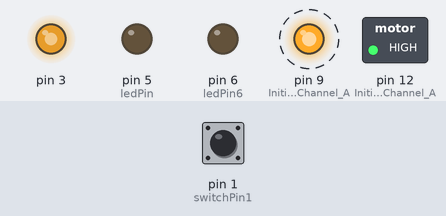
Bench run of a sketch on a simulated Arduino Uno, built with avr-gcc and run on an emulated ATmega328P. Parts: switched loads named in the sketch (green lamp = pin HIGH), output pins drawn as LEDs (lit = HIGH). Dashed ring = blinking. The test bench sets the inputs (shaded band); at power-on: pin 1 (switchPin1) HIGH.

Above: at 2.8 s.
2.9 s: pin 1 (switchPin1) pulled LOW for 3.2 s
At 3.7 s:
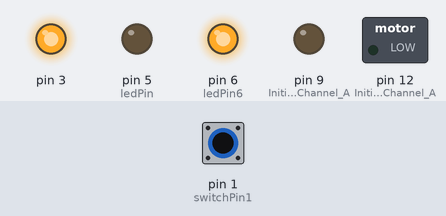
10.2 s: pin 1 (switchPin1) pulled LOW for 1.25 s
At 14.7 s:
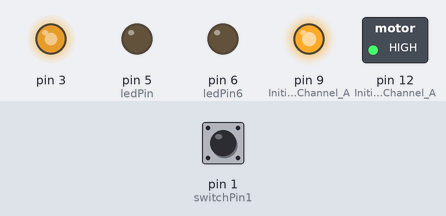
Timing chart, 0 to 19.7 s (numbered marks = the images above; inputs shaded):
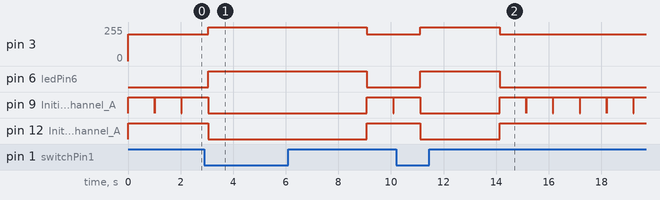

The sketch:

StepperRotatingBase.ino
```cpp
#include <SoftwareSerial.h>

/*
* Switch and LED test program
*/

int ledPin = 5; // LED is connected to pin 12
int switchPin = 0; // switch is connected to pin 2
int val; // variable for reading the pin status
int ledPin6 = 6; // LED is connected to pin 12
int switchPin1 = 1; // switch is connected to pin 2
int val1; // variable for reading the pin status
void setup() {
pinMode(ledPin, OUTPUT); // Set the LED pin as output
pinMode(switchPin, INPUT); // Set the switch pin as input
pinMode(ledPin6, OUTPUT); // Set the LED pin as output
pinMode(switchPin1, INPUT); // Set the switch pin as input
//Setup Channel A
pinMode(12, OUTPUT); //Initiates Motor Channel A pin
pinMode(9, OUTPUT); //Initiates Brake Channel A pin

}
void loop(){

//delay(10);

//val = digitalRead(switchPin); // read input value and store it in val
//if (val == LOW) { // check if the button is pressed
//digitalWrite(ledPin, HIGH); // turn LED on
//Serial.begin(9600); // set up Serial library at 9600 bps
//Serial.print(“sw0 on: “);Serial.println(digitalRead(switchPin));

//forward @ full speed
digitalWrite(12, HIGH); //Establishes forward direction of Channel A
digitalWrite(9, LOW); //Disengage the Brake for Channel A
analogWrite(3, 200); //Spins the motor on Channel A at full speed

delay(.1); //// ***** THIS SETS THE ROTATION SPEED .1 is good for slow spin, 10 or 100+ will rotate further

//delay(10);
// }
if (val == HIGH) { // check if the button is not pressed
digitalWrite(ledPin, LOW); // turn LED off
delay(10);

digitalWrite(9, HIGH); //Eengage the Brake for Channel A

//delay(1000);

}

// delay(10);

val = digitalRead(switchPin1); // read input value and store it in val
if (val == LOW) { // check if the button is pressed
digitalWrite(ledPin6, HIGH); // turn LED on
//Serial.print(“on: “);Serial.println(digitalRead(switchPin1));

//backward @ half speed
digitalWrite(12, LOW); //Establishes backward direction of Channel A
digitalWrite(9, LOW); //Disengage the Brake for Channel A
analogWrite(3, 255); //Spins the motor on Channel A at half speed

delay(3000);

delay(10);
}
if (val == HIGH) { // check if the button is not pressed
digitalWrite(ledPin6, LOW); // turn LED off
//Serial.print(“1=off: “);Serial.println(digitalRead(switchPin1));

digitalWrite(9, HIGH); //Eengage the Brake for Channel A

delay(1000);

delay(10);
}

}
```

Measured:
- after the input at 2.9 s, pin 3: 200/255 → 255/255 after 0.16 s, → 200/255 6.0 s later; pin 6 (ledPin6): LOW → HIGH after 0.16 s, → LOW 6.0 s later; pin 12 (Initiates_Motor_Channel_A): HIGH → LOW after 0.16 s, → HIGH 6.0 s later
- after the input at 10.2 s, pin 3: 200/255 → 255/255 after 0.92 s, → 200/255 3.0 s later; pin 6 (ledPin6): LOW → HIGH after 0.92 s, → LOW 3.0 s later; pin 12 (Initiates_Motor_Channel_A): HIGH → LOW after 0.92 s, → HIGH 3.0 s later
- by itself, pin 9 (Initiates_Brake_Channel_A): repeats every 1.0 s: HIGH 1.0 s, LOW 0.01 s
